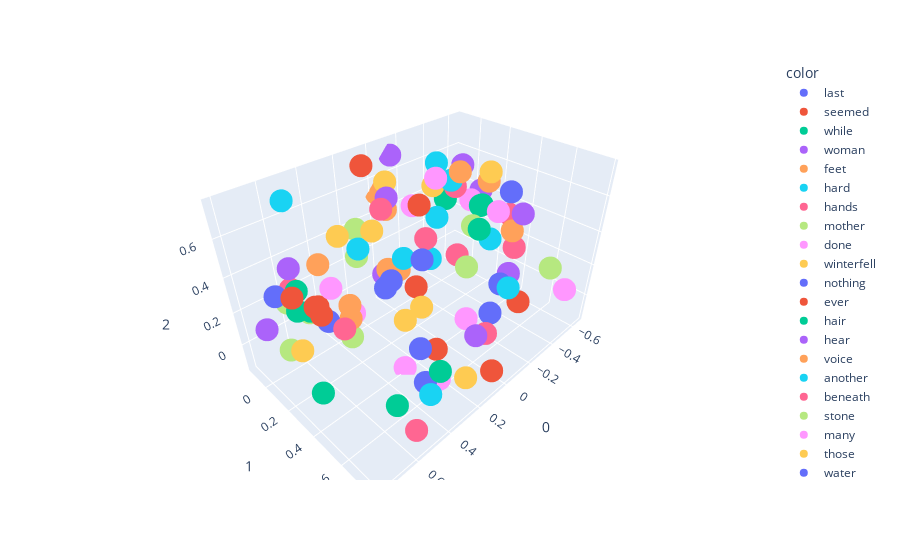

Notebook code cell kept with this figure:
### Code cell
fig = px.scatter_3d(X[200:300],x=0,y=1,z=2,color=y[200:300])#range is 200-300
fig.show()

### Figure 1 — Plotly figure (JSON) as saved in the notebook; plotly's stock layout.template omitted (floating-point values rounded to 4 significant figures)
{"data": [{"hovertemplate": "color=last<br>0=%{x}<br>1=%{y}<br>2=%{z}<extra></extra>", "legendgroup": "last", "marker": {"color": "#636efa", "symbol": "circle"}, "mode": "markers", "name": "last", "scene": "scene", "showlegend": true, "type": "scatter3d", "x": [0.1864], "y": [0.419], "z": [0.4636]}, {"hovertemplate": "color=seemed<br>0=%{x}<br>1=%{y}<br>2=%{z}<extra></extra>", "legendgroup": "seemed", "marker": {"color": "#EF553B", "symbol": "circle"}, "mode": "markers", "name": "seemed", "scene": "scene", "showlegend": true, "type": "scatter3d", "x": [0.01551], "y": [0.227], "z": [0.5974]}, {"hovertemplate": "color=while<br>0=%{x}<br>1=%{y}<br>2=%{z}<extra></extra>", "legendgroup": "while", "marker": {"color": "#00cc96", "symbol": "circle"}, "mode": "markers", "name": "while", "scene": "scene", "showlegend": true, "type": "scatter3d", "x": [-0.3879], "y": [0.2743], "z": [0.3181]}, {"hovertemplate": "color=woman<br>0=%{x}<br>1=%{y}<br>2=%{z}<extra></extra>", "legendgroup": "woman", "marker": {"color": "#ab63fa", "symbol": "circle"}, "mode": "markers", "name": "woman", "scene": "scene", "showlegend": true, "type": "scatter3d", "x": [0.2334], "y": [0.2059], "z": [0.3011]}, {"hovertemplate": "color=feet<br>0=%{x}<br>1=%{y}<br>2=%{z}<extra></extra>", "legendgroup": "feet", "marker": {"color": "#FFA15A", "symbol": "circle"}, "mode": "markers", "name": "feet", "scene": "scene", "showlegend": true, "type": "scatter3d", "x": [-0.5222], "y": [0.2137], "z": [0.5344]}, {"hovertemplate": "color=hard<br>0=%{x}<br>1=%{y}<br>2=%{z}<extra></extra>", "legendgroup": "hard", "marker": {"color": "#19d3f3", "symbol": "circle"}, "mode": "markers", "name": "hard", "scene": "scene", "showlegend": true, "type": "scatter3d", "x": [-0.3058], "y": [0.1346], "z": [0.5857]}, {"hovertemplate": "color=hands<br>0=%{x}<br>1=%{y}<br>2=%{z}<extra></extra>", "legendgroup": "hands", "marker": {"color": "#FF6692", "symbol": "circle"}, "mode": "markers", "name": "hands", "scene": "scene", "showlegend": true, "type": "scatter3d", "x": [-0.3841], "y": [0.09593], "z": [0.5098]}, {"hovertemplate": "color=mother<br>0=%{x}<br>1=%{y}<br>2=%{z}<extra></extra>", "legendgroup": "mother", "marker": {"color": "#B6E880", "symbol": "circle"}, "mode": "markers", "name": "mother", "scene": "scene", "showlegend": true, "type": "scatter3d", "x": [0.6452], "y": [0.1928], "z": [0.299]}, {"hovertemplate": "color=done<br>0=%{x}<br>1=%{y}<br>2=%{z}<extra></extra>", "legendgroup": "done", "marker": {"color": "#FF97FF", "symbol": "circle"}, "mode": "markers", "name": "done", "scene": "scene", "showlegend": true, "type": "scatter3d", "x": [0.606], "y": [0.324], "z": [0.4812]}, {"hovertemplate": "color=winterfell<br>0=%{x}<br>1=%{y}<br>2=%{z}<extra></extra>", "legendgroup": "winterfell", "marker": {"color": "#FECB52", "symbol": "circle"}, "mode": "markers", "name": "winterfell", "scene": "scene", "showlegend": true, "type": "scatter3d", "x": [0.4061], "y": [0.5411], "z": [0.3236]}, {"hovertemplate": "color=nothing<br>0=%{x}<br>1=%{y}<br>2=%{z}<extra></extra>", "legendgroup": "nothing", "marker": {"color": "#636efa", "symbol": "circle"}, "mode": "markers", "name": "nothing", "scene": "scene", "showlegend": true, "type": "scatter3d", "x": [0.3848], "y": [0.398], "z": [0.404]}, {"hovertemplate": "color=ever<br>0=%{x}<br>1=%{y}<br>2=%{z}<extra></extra>", "legendgroup": "ever", "marker": {"color": "#EF553B", "symbol": "circle"}, "mode": "markers", "name": "ever", "scene": "scene", "showlegend": true, "type": "scatter3d", "x": [0.6508], "y": [0.2977], "z": [0.3516]}, {"hovertemplate": "color=hair<br>0=%{x}<br>1=%{y}<br>2=%{z}<extra></extra>", "legendgroup": "hair", "marker": {"color": "#00cc96", "symbol": "circle"}, "mode": "markers", "name": "hair", "scene": "scene", "showlegend": true, "type": "scatter3d", "x": [-0.4347], "y": [-0.02056], "z": [0.3777]}, {"hovertemplate": "color=hear<br>0=%{x}<br>1=%{y}<br>2=%{z}<extra></extra>", "legendgroup": "hear", "marker": {"color": "#ab63fa", "symbol": "circle"}, "mode": "markers", "name": "hear", "scene": "scene", "showlegend": true, "type": "scatter3d", "x": [0.2109], "y": [0.2247], "z": [0.7043]}, {"hovertemplate": "color=voice<br>0=%{x}<br>1=%{y}<br>2=%{z}<extra></extra>", "legendgroup": "voice", "marker": {"color": "#FFA15A", "symbol": "circle"}, "mode": "markers", "name": "voice", "scene": "scene", "showlegend": true, "type": "scatter3d", "x": [-0.02343], "y": [-0.1295], "z": [0.5164]}, {"hovertemplate": "color=another<br>0=%{x}<br>1=%{y}<br>2=%{z}<extra></extra>", "legendgroup": "another", "marker": {"color": "#19d3f3", "symbol": "circle"}, "mode": "markers", "name": "another", "scene": "scene", "showlegend": true, "type": "scatter3d", "x": [0.01261], "y": [0.2993], "z": [0.3302]}, {"hovertemplate": "color=beneath<br>0=%{x}<br>1=%{y}<br>2=%{z}<extra></extra>", "legendgroup": "beneath", "marker": {"color": "#FF6692", "symbol": "circle"}, "mode": "markers", "name": "beneath", "scene": "scene", "showlegend": true, "type": "scatter3d", "x": [-0.6454], "y": [0.2832], "z": [0.3118]}, {"hovertemplate": "color=stone<br>0=%{x}<br>1=%{y}<br>2=%{z}<extra></extra>", "legendgroup": "stone", "marker": {"color": "#B6E880", "symbol": "circle"}, "mode": "markers", "name": "stone", "scene": "scene", "showlegend": true, "type": "scatter3d", "x": [-0.6286], "y": [0.5996], "z": [0.1052]}, {"hovertemplate": "color=many<br>0=%{x}<br>1=%{y}<br>2=%{z}<extra></extra>", "legendgroup": "many", "marker": {"color": "#FF97FF", "symbol": "circle"}, "mode": "markers", "name": "many", "scene": "scene", "showlegend": true, "type": "scatter3d", "x": [0.3092], "y": [0.6517], "z": [-0.02029]}, {"hovertemplate": "color=those<br>0=%{x}<br>1=%{y}<br>2=%{z}<extra></extra>", "legendgroup": "those", "marker": {"color": "#FECB52", "symbol": "circle"}, "mode": "markers", "name": "those", "scene": "scene", "showlegend": true, "type": "scatter3d", "x": [0.2411], "y": [0.7486], "z": [0.01151]}, {"hovertemplate": "color=water<br>0=%{x}<br>1=%{y}<br>2=%{z}<extra></extra>", "legendgroup": "water", "marker": {"color": "#636efa", "symbol": "circle"}, "mode": "markers", "name": "water", "scene": "scene", "showlegend": true, "type": "scatter3d", "x": [-0.6066], "y": [0.3051], "z": [0.4739]}, {"hovertemplate": "color=high<br>0=%{x}<br>1=%{y}<br>2=%{z}<extra></extra>", "legendgroup": "high", "marker": {"color": "#EF553B", "symbol": "circle"}, "mode": "markers", "name": "high", "scene": "scene", "showlegend": true, "type": "scatter3d", "x": [-0.4194], "y": [0.5542], "z": [-0.0398]}, {"hovertemplate": "color=between<br>0=%{x}<br>1=%{y}<br>2=%{z}<extra></extra>", "legendgroup": "between", "marker": {"color": "#00cc96", "symbol": "circle"}, "mode": "markers", "name": "between", "scene": "scene", "showlegend": true, "type": "scatter3d", "x": [-0.5131], "y": [0.1729], "z": [0.3762]}, {"hovertemplate": "color=under<br>0=%{x}<br>1=%{y}<br>2=%{z}<extra></extra>", "legendgroup": "under", "marker": {"color": "#ab63fa", "symbol": "circle"}, "mode": "markers", "name": "under", "scene": "scene", "showlegend": true, "type": "scatter3d", "x": [-0.6273], "y": [0.07985], "z": [0.3987]}, {"hovertemplate": "color=until<br>0=%{x}<br>1=%{y}<br>2=%{z}<extra></extra>", "legendgroup": "until", "marker": {"color": "#FFA15A", "symbol": "circle"}, "mode": "markers", "name": "until", "scene": "scene", "showlegend": true, "type": "scatter3d", "x": [-0.2373], "y": [0.253], "z": [0.6918]}, {"hovertemplate": "color=snow<br>0=%{x}<br>1=%{y}<br>2=%{z}<extra></extra>", "legendgroup": "snow", "marker": {"color": "#19d3f3", "symbol": "circle"}, "mode": "markers", "name": "snow", "scene": "scene", "showlegend": true, "type": "scatter3d", "x": [-0.1148], "y": [0.219], "z": [0.4778]}, {"hovertemplate": "color=gone<br>0=%{x}<br>1=%{y}<br>2=%{z}<extra></extra>", "legendgroup": "gone", "marker": {"color": "#FF6692", "symbol": "circle"}, "mode": "markers", "name": "gone", "scene": "scene", "showlegend": true, "type": "scatter3d", "x": [0.05266], "y": [0.3079], "z": [0.4661]}, {"hovertemplate": "color=stood<br>0=%{x}<br>1=%{y}<br>2=%{z}<extra></extra>", "legendgroup": "stood", "marker": {"color": "#B6E880", "symbol": "circle"}, "mode": "markers", "name": "stood", "scene": "scene", "showlegend": true, "type": "scatter3d", "x": [-0.4064], "y": [0.2119], "z": [0.3067]}, {"hovertemplate": "color=wine<br>0=%{x}<br>1=%{y}<br>2=%{z}<extra></extra>", "legendgroup": "wine", "marker": {"color": "#FF97FF", "symbol": "circle"}, "mode": "markers", "name": "wine", "scene": "scene", "showlegend": true, "type": "scatter3d", "x": [-0.2096], "y": [-0.05902], "z": [0.4019]}, {"hovertemplate": "color=find<br>0=%{x}<br>1=%{y}<br>2=%{z}<extra></extra>", "legendgroup": "find", "marker": {"color": "#FECB52", "symbol": "circle"}, "mode": "markers", "name": "find", "scene": "scene", "showlegend": true, "type": "scatter3d", "x": [0.5189], "y": [0.2815], "z": [0.6684]}, {"hovertemplate": "color=small<br>0=%{x}<br>1=%{y}<br>2=%{z}<extra></extra>", "legendgroup": "small", "marker": {"color": "#636efa", "symbol": "circle"}, "mode": "markers", "name": "small", "scene": "scene", "showlegend": true, "type": "scatter3d", "x": [-0.2827], "y": [0.4721], "z": [-0.08821]}, {"hovertemplate": "color=put<br>0=%{x}<br>1=%{y}<br>2=%{z}<extra></extra>", "legendgroup": "put", "marker": {"color": "#EF553B", "symbol": "circle"}, "mode": "markers", "name": "put", "scene": "scene", "showlegend": true, "type": "scatter3d", "x": [0.1448], "y": [-0.02256], "z": [0.756]}, {"hovertemplate": "color=sister<br>0=%{x}<br>1=%{y}<br>2=%{z}<extra></extra>", "legendgroup": "sister", "marker": {"color": "#00cc96", "symbol": "circle"}, "mode": "markers", "name": "sister", "scene": "scene", "showlegend": true, "type": "scatter3d", "x": [0.645], "y": [0.1067], "z": [0.3689]}, {"hovertemplate": "color=give<br>0=%{x}<br>1=%{y}<br>2=%{z}<extra></extra>", "legendgroup": "give", "marker": {"color": "#ab63fa", "symbol": "circle"}, "mode": "markers", "name": "give", "scene": "scene", "showlegend": true, "type": "scatter3d", "x": [0.6697], "y": [0.1223], "z": [0.509]}, {"hovertemplate": "color=dark<br>0=%{x}<br>1=%{y}<br>2=%{z}<extra></extra>", "legendgroup": "dark", "marker": {"color": "#FFA15A", "symbol": "circle"}, "mode": "markers", "name": "dark", "scene": "scene", "showlegend": true, "type": "scatter3d", "x": [-0.5643], "y": [0.3674], "z": [0.2728]}, {"hovertemplate": "color=grey<br>0=%{x}<br>1=%{y}<br>2=%{z}<extra></extra>", "legendgroup": "grey", "marker": {"color": "#19d3f3", "symbol": "circle"}, "mode": "markers", "name": "grey", "scene": "scene", "showlegend": true, "type": "scatter3d", "x": [-0.5835], "y": [0.2065], "z": [0.1421]}, {"hovertemplate": "color=cersei<br>0=%{x}<br>1=%{y}<br>2=%{z}<extra></extra>", "legendgroup": "cersei", "marker": {"color": "#FF6692", "symbol": "circle"}, "mode": "markers", "name": "cersei", "scene": "scene", "showlegend": true, "type": "scatter3d", "x": [0.5753], "y": [-0.08351], "z": [0.24]}, {"hovertemplate": "color=end<br>0=%{x}<br>1=%{y}<br>2=%{z}<extra></extra>", "legendgroup": "end", "marker": {"color": "#B6E880", "symbol": "circle"}, "mode": "markers", "name": "end", "scene": "scene", "showlegend": true, "type": "scatter3d", "x": [0.0648], "y": [0.5727], "z": [0.4415]}, {"hovertemplate": "color=right<br>0=%{x}<br>1=%{y}<br>2=%{z}<extra></extra>", "legendgroup": "right", "marker": {"color": "#FF97FF", "symbol": "circle"}, "mode": "markers", "name": "right", "scene": "scene", "showlegend": true, "type": "scatter3d", "x": [-0.123], "y": [0.199], "z": [0.6785]}, {"hovertemplate": "color=place<br>0=%{x}<br>1=%{y}<br>2=%{z}<extra></extra>", "legendgroup": "place", "marker": {"color": "#FECB52", "symbol": "circle"}, "mode": "markers", "name": "place", "scene": "scene", "showlegend": true, "type": "scatter3d", "x": [0.3561], "y": [0.5874], "z": [0.3919]}, {"hovertemplate": "color=watch<br>0=%{x}<br>1=%{y}<br>2=%{z}<extra></extra>", "legendgroup": "watch", "marker": {"color": "#636efa", "symbol": "circle"}, "mode": "markers", "name": "watch", "scene": "scene", "showlegend": true, "type": "scatter3d", "x": [0.3976], "y": [0.6214], "z": [0.2103]}, {"hovertemplate": "color=name<br>0=%{x}<br>1=%{y}<br>2=%{z}<extra></extra>", "legendgroup": "name", "marker": {"color": "#EF553B", "symbol": "circle"}, "mode": "markers", "name": "name", "scene": "scene", "showlegend": true, "type": "scatter3d", "x": [0.6747], "y": [0.2982], "z": [0.4092]}, {"hovertemplate": "color=grace<br>0=%{x}<br>1=%{y}<br>2=%{z}<extra></extra>", "legendgroup": "grace", "marker": {"color": "#00cc96", "symbol": "circle"}, "mode": "markers", "name": "grace", "scene": "scene", "showlegend": true, "type": "scatter3d", "x": [0.6815], "y": [0.1565], "z": [0.3078]}, {"hovertemplate": "color=fingers<br>0=%{x}<br>1=%{y}<br>2=%{z}<extra></extra>", "legendgroup": "fingers", "marker": {"color": "#ab63fa", "symbol": "circle"}, "mode": "markers", "name": "fingers", "scene": "scene", "showlegend": true, "type": "scatter3d", "x": [-0.5869], "y": [-0.03184], "z": [0.533]}, {"hovertemplate": "color=sam<br>0=%{x}<br>1=%{y}<br>2=%{z}<extra></extra>", "legendgroup": "sam", "marker": {"color": "#FFA15A", "symbol": "circle"}, "mode": "markers", "name": "sam", "scene": "scene", "showlegend": true, "type": "scatter3d", "x": [0.03179], "y": [0.001363], "z": [0.4941]}, {"hovertemplate": "color=seen<br>0=%{x}<br>1=%{y}<br>2=%{z}<extra></extra>", "legendgroup": "seen", "marker": {"color": "#19d3f3", "symbol": "circle"}, "mode": "markers", "name": "seen", "scene": "scene", "showlegend": true, "type": "scatter3d", "x": [0.2189], "y": [0.3331], "z": [0.4459]}, {"hovertemplate": "color=get<br>0=%{x}<br>1=%{y}<br>2=%{z}<extra></extra>", "legendgroup": "get", "marker": {"color": "#FF6692", "symbol": "circle"}, "mode": "markers", "name": "get", "scene": "scene", "showlegend": true, "type": "scatter3d", "x": [0.3147], "y": [0.3103], "z": [0.7218]}, {"hovertemplate": "color=beside<br>0=%{x}<br>1=%{y}<br>2=%{z}<extra></extra>", "legendgroup": "beside", "marker": {"color": "#B6E880", "symbol": "circle"}, "mode": "markers", "name": "beside", "scene": "scene", "showlegend": true, "type": "scatter3d", "x": [-0.3819], "y": [-0.02594], "z": [0.5169]}, {"hovertemplate": "color=cloak<br>0=%{x}<br>1=%{y}<br>2=%{z}<extra></extra>", "legendgroup": "cloak", "marker": {"color": "#FF97FF", "symbol": "circle"}, "mode": "markers", "name": "cloak", "scene": "scene", "showlegend": true, "type": "scatter3d", "x": [-0.5615], "y": [0.06249], "z": [0.354]}, {"hovertemplate": "color=door<br>0=%{x}<br>1=%{y}<br>2=%{z}<extra></extra>", "legendgroup": "door", "marker": {"color": "#FECB52", "symbol": "circle"}, "mode": "markers", "name": "door", "scene": "scene", "showlegend": true, "type": "scatter3d", "x": [-0.5337], "y": [0.2132], "z": [0.5842]}, {"hovertemplate": "color=years<br>0=%{x}<br>1=%{y}<br>2=%{z}<extra></extra>", "legendgroup": "years", "marker": {"color": "#636efa", "symbol": "circle"}, "mode": "markers", "name": "years", "scene": "scene", "showlegend": true, "type": "scatter3d", "x": [0.3798], "y": [0.6331], "z": [-0.0009279]}, {"hovertemplate": "color=always<br>0=%{x}<br>1=%{y}<br>2=%{z}<extra></extra>", "legendgroup": "always", "marker": {"color": "#EF553B", "symbol": "circle"}, "mode": "markers", "name": "always", "scene": "scene", "showlegend": true, "type": "scatter3d", "x": [0.6192], "y": [0.2243], "z": [0.3358]}, {"hovertemplate": "color=cold<br>0=%{x}<br>1=%{y}<br>2=%{z}<extra></extra>", "legendgroup": "cold", "marker": {"color": "#00cc96", "symbol": "circle"}, "mode": "markers", "name": "cold", "scene": "scene", "showlegend": true, "type": "scatter3d", "x": [-0.3923], "y": [0.2787], "z": [0.4657]}, {"hovertemplate": "color=yes<br>0=%{x}<br>1=%{y}<br>2=%{z}<extra></extra>", "legendgroup": "yes", "marker": {"color": "#ab63fa", "symbol": "circle"}, "mode": "markers", "name": "yes", "scene": "scene", "showlegend": true, "type": "scatter3d", "x": [0.7829], "y": [0.03788], "z": [0.1904]}, {"hovertemplate": "color=better<br>0=%{x}<br>1=%{y}<br>2=%{z}<extra></extra>", "legendgroup": "better", "marker": {"color": "#FFA15A", "symbol": "circle"}, "mode": "markers", "name": "better", "scene": "scene", "showlegend": true, "type": "scatter3d", "x": [0.5458], "y": [0.3534], "z": [0.3031]}, {"hovertemplate": "color=mouth<br>0=%{x}<br>1=%{y}<br>2=%{z}<extra></extra>", "legendgroup": "mouth", "marker": {"color": "#19d3f3", "symbol": "circle"}, "mode": "markers", "name": "mouth", "scene": "scene", "showlegend": true, "type": "scatter3d", "x": [-0.4074], "y": [-0.06871], "z": [0.5883]}, {"hovertemplate": "color=these<br>0=%{x}<br>1=%{y}<br>2=%{z}<extra></extra>", "legendgroup": "these", "marker": {"color": "#FF6692", "symbol": "circle"}, "mode": "markers", "name": "these", "scene": "scene", "showlegend": true, "type": "scatter3d", "x": [0.5553], "y": [0.7564], "z": [-0.05971]}, {"hovertemplate": "color=theon<br>0=%{x}<br>1=%{y}<br>2=%{z}<extra></extra>", "legendgroup": "theon", "marker": {"color": "#B6E880", "symbol": "circle"}, "mode": "markers", "name": "theon", "scene": "scene", "showlegend": true, "type": "scatter3d", "x": [0.2235], "y": [-0.01368], "z": [0.2945]}, {"hovertemplate": "color=walls<br>0=%{x}<br>1=%{y}<br>2=%{z}<extra></extra>", "legendgroup": "walls", "marker": {"color": "#FF97FF", "symbol": "circle"}, "mode": "markers", "name": "walls", "scene": "scene", "showlegend": true, "type": "scatter3d", "x": [-0.4694], "y": [0.7847], "z": [0.1419]}, {"hovertemplate": "color=perhaps<br>0=%{x}<br>1=%{y}<br>2=%{z}<extra></extra>", "legendgroup": "perhaps", "marker": {"color": "#FECB52", "symbol": "circle"}, "mode": "markers", "name": "perhaps", "scene": "scene", "showlegend": true, "type": "scatter3d", "x": [0.7927], "y": [0.3571], "z": [0.2882]}, {"hovertemplate": "color=shall<br>0=%{x}<br>1=%{y}<br>2=%{z}<extra></extra>", "legendgroup": "shall", "marker": {"color": "#636efa", "symbol": "circle"}, "mode": "markers", "name": "shall", "scene": "scene", "showlegend": true, "type": "scatter3d", "x": [0.6182], "y": [0.2919], "z": [0.2943]}, {"hovertemplate": "color=hundred<br>0=%{x}<br>1=%{y}<br>2=%{z}<extra></extra>", "legendgroup": "hundred", "marker": {"color": "#EF553B", "symbol": "circle"}, "mode": "markers", "name": "hundred", "scene": "scene", "showlegend": true, "type": "scatter3d", "x": [0.0459], "y": [0.749], "z": [-0.08923]}, {"hovertemplate": "color=may<br>0=%{x}<br>1=%{y}<br>2=%{z}<extra></extra>", "legendgroup": "may", "marker": {"color": "#00cc96", "symbol": "circle"}, "mode": "markers", "name": "may", "scene": "scene", "showlegend": true, "type": "scatter3d", "x": [0.6659], "y": [0.2396], "z": [0.3478]}, {"hovertemplate": "color=felt<br>0=%{x}<br>1=%{y}<br>2=%{z}<extra></extra>", "legendgroup": "felt", "marker": {"color": "#ab63fa", "symbol": "circle"}, "mode": "markers", "name": "felt", "scene": "scene", "showlegend": true, "type": "scatter3d", "x": [-0.1264], "y": [-0.1312], "z": [0.6964]}, {"hovertemplate": "color=davos<br>0=%{x}<br>1=%{y}<br>2=%{z}<extra></extra>", "legendgroup": "davos", "marker": {"color": "#FFA15A", "symbol": "circle"}, "mode": "markers", "name": "davos", "scene": "scene", "showlegend": true, "type": "scatter3d", "x": [0.08533], "y": [0.1499], "z": [0.2256]}, {"hovertemplate": "color=wanted<br>0=%{x}<br>1=%{y}<br>2=%{z}<extra></extra>", "legendgroup": "wanted", "marker": {"color": "#19d3f3", "symbol": "circle"}, "mode": "markers", "name": "wanted", "scene": "scene", "showlegend": true, "type": "scatter3d", "x": [0.5703], "y": [-0.02464], "z": [0.7309]}, {"hovertemplate": "color=few<br>0=%{x}<br>1=%{y}<br>2=%{z}<extra></extra>", "legendgroup": "few", "marker": {"color": "#FF6692", "symbol": "circle"}, "mode": "markers", "name": "few", "scene": "scene", "showlegend": true, "type": "scatter3d", "x": [0.03551], "y": [0.6852], "z": [0.1036]}, {"hovertemplate": "color=sent<br>0=%{x}<br>1=%{y}<br>2=%{z}<extra></extra>", "legendgroup": "sent", "marker": {"color": "#B6E880", "symbol": "circle"}, "mode": "markers", "name": "sent", "scene": "scene", "showlegend": true, "type": "scatter3d", "x": [0.2919], "y": [0.09172], "z": [0.5259]}, {"hovertemplate": "color=others<br>0=%{x}<br>1=%{y}<br>2=%{z}<extra></extra>", "legendgroup": "others", "marker": {"color": "#FF97FF", "symbol": "circle"}, "mode": "markers", "name": "others", "scene": "scene", "showlegend": true, "type": "scatter3d", "x": [0.1019], "y": [0.6177], "z": [0.1937]}, {"hovertemplate": "color=prince<br>0=%{x}<br>1=%{y}<br>2=%{z}<extra></extra>", "legendgroup": "prince", "marker": {"color": "#FECB52", "symbol": "circle"}, "mode": "markers", "name": "prince", "scene": "scene", "showlegend": true, "type": "scatter3d", "x": [0.5389], "y": [0.04012], "z": [0.1628]}, {"hovertemplate": "color=same<br>0=%{x}<br>1=%{y}<br>2=%{z}<extra></extra>", "legendgroup": "same", "marker": {"color": "#636efa", "symbol": "circle"}, "mode": "markers", "name": "same", "scene": "scene", "showlegend": true, "type": "scatter3d", "x": [0.3362], "y": [0.3798], "z": [0.4072]}, {"hovertemplate": "color=brothers<br>0=%{x}<br>1=%{y}<br>2=%{z}<extra></extra>", "legendgroup": "brothers", "marker": {"color": "#EF553B", "symbol": "circle"}, "mode": "markers", "name": "brothers", "scene": "scene", "showlegend": true, "type": "scatter3d", "x": [0.3182], "y": [0.6377], "z": [0.1637]}, {"hovertemplate": "color=most<br>0=%{x}<br>1=%{y}<br>2=%{z}<extra></extra>", "legendgroup": "most", "marker": {"color": "#00cc96", "symbol": "circle"}, "mode": "markers", "name": "most", "scene": "scene", "showlegend": true, "type": "scatter3d", "x": [0.5291], "y": [0.6091], "z": [-0.05057]}, {"hovertemplate": "color=green<br>0=%{x}<br>1=%{y}<br>2=%{z}<extra></extra>", "legendgroup": "green", "marker": {"color": "#ab63fa", "symbol": "circle"}, "mode": "markers", "name": "green", "scene": "scene", "showlegend": true, "type": "scatter3d", "x": [-0.5642], "y": [0.3739], "z": [-0.01278]}, {"hovertemplate": "color=very<br>0=%{x}<br>1=%{y}<br>2=%{z}<extra></extra>", "legendgroup": "very", "marker": {"color": "#FFA15A", "symbol": "circle"}, "mode": "markers", "name": "very", "scene": "scene", "showlegend": true, "type": "scatter3d", "x": [0.4719], "y": [0.2467], "z": [0.2714]}, {"hovertemplate": "color=words<br>0=%{x}<br>1=%{y}<br>2=%{z}<extra></extra>", "legendgroup": "words", "marker": {"color": "#19d3f3", "symbol": "circle"}, "mode": "markers", "name": "words", "scene": "scene", "showlegend": true, "type": "scatter3d", "x": [0.3622], "y": [0.1947], "z": [0.4979]}, {"hovertemplate": "color=ve<br>0=%{x}<br>1=%{y}<br>2=%{z}<extra></extra>", "legendgroup": "ve", "marker": {"color": "#FF6692", "symbol": "circle"}, "mode": "markers", "name": "ve", "scene": "scene", "showlegend": true, "type": "scatter3d", "x": [0.6139], "y": [0.4005], "z": [0.3182]}, {"hovertemplate": "color=renly<br>0=%{x}<br>1=%{y}<br>2=%{z}<extra></extra>", "legendgroup": "renly", "marker": {"color": "#B6E880", "symbol": "circle"}, "mode": "markers", "name": "renly", "scene": "scene", "showlegend": true, "type": "scatter3d", "x": [0.4663], "y": [0.2313], "z": [0.0674]}, {"hovertemplate": "color=tywin<br>0=%{x}<br>1=%{y}<br>2=%{z}<extra></extra>", "legendgroup": "tywin", "marker": {"color": "#FF97FF", "symbol": "circle"}, "mode": "markers", "name": "tywin", "scene": "scene", "showlegend": true, "type": "scatter3d", "x": [0.3552], "y": [0.1072], "z": [0.07311]}, {"hovertemplate": "color=almost<br>0=%{x}<br>1=%{y}<br>2=%{z}<extra></extra>", "legendgroup": "almost", "marker": {"color": "#FECB52", "symbol": "circle"}, "mode": "markers", "name": "almost", "scene": "scene", "showlegend": true, "type": "scatter3d", "x": [-0.2556], "y": [0.05265], "z": [0.5438]}, {"hovertemplate": "color=iron<br>0=%{x}<br>1=%{y}<br>2=%{z}<extra></extra>", "legendgroup": "iron", "marker": {"color": "#636efa", "symbol": "circle"}, "mode": "markers", "name": "iron", "scene": "scene", "showlegend": true, "type": "scatter3d", "x": [-0.3726], "y": [0.4549], "z": [0.05468]}, {"hovertemplate": "color=won<br>0=%{x}<br>1=%{y}<br>2=%{z}<extra></extra>", "legendgroup": "won", "marker": {"color": "#EF553B", "symbol": "circle"}, "mode": "markers", "name": "won", "scene": "scene", "showlegend": true, "type": "scatter3d", "x": [0.7159], "y": [0.1977], "z": [0.4223]}, {"hovertemplate": "color=battle<br>0=%{x}<br>1=%{y}<br>2=%{z}<extra></extra>", "legendgroup": "battle", "marker": {"color": "#00cc96", "symbol": "circle"}, "mode": "markers", "name": "battle", "scene": "scene", "showlegend": true, "type": "scatter3d", "x": [0.3813], "y": [0.7233], "z": [0.1375]}, {"hovertemplate": "color=north<br>0=%{x}<br>1=%{y}<br>2=%{z}<extra></extra>", "legendgroup": "north", "marker": {"color": "#ab63fa", "symbol": "circle"}, "mode": "markers", "name": "north", "scene": "scene", "showlegend": true, "type": "scatter3d", "x": [0.1798], "y": [0.7399], "z": [0.219]}, {"hovertemplate": "color=leave<br>0=%{x}<br>1=%{y}<br>2=%{z}<extra></extra>", "legendgroup": "leave", "marker": {"color": "#FFA15A", "symbol": "circle"}, "mode": "markers", "name": "leave", "scene": "scene", "showlegend": true, "type": "scatter3d", "x": [0.6101], "y": [0.2582], "z": [0.5663]}, {"hovertemplate": "color=each<br>0=%{x}<br>1=%{y}<br>2=%{z}<extra></extra>", "legendgroup": "each", "marker": {"color": "#19d3f3", "symbol": "circle"}, "mode": "markers", "name": "each", "scene": "scene", "showlegend": true, "type": "scatter3d", "x": [-0.2742], "y": [0.5757], "z": [0.1454]}, {"hovertemplate": "color=steel<br>0=%{x}<br>1=%{y}<br>2=%{z}<extra></extra>", "legendgroup": "steel", "marker": {"color": "#FF6692", "symbol": "circle"}, "mode": "markers", "name": "steel", "scene": "scene", "showlegend": true, "type": "scatter3d", "x": [-0.6303], "y": [0.3492], "z": [0.1258]}, {"hovertemplate": "color=true<br>0=%{x}<br>1=%{y}<br>2=%{z}<extra></extra>", "legendgroup": "true", "marker": {"color": "#B6E880", "symbol": "circle"}, "mode": "markers", "name": "true", "scene": "scene", "showlegend": true, "type": "scatter3d", "x": [0.7793], "y": [0.2278], "z": [0.1941]}, {"hovertemplate": "color=side<br>0=%{x}<br>1=%{y}<br>2=%{z}<extra></extra>", "legendgroup": "side", "marker": {"color": "#FF97FF", "symbol": "circle"}, "mode": "markers", "name": "side", "scene": "scene", "showlegend": true, "type": "scatter3d", "x": [-0.3954], "y": [0.3835], "z": [0.4648]}, {"hovertemplate": "color=something<br>0=%{x}<br>1=%{y}<br>2=%{z}<extra></extra>", "legendgroup": "something", "marker": {"color": "#FECB52", "symbol": "circle"}, "mode": "markers", "name": "something", "scene": "scene", "showlegend": true, "type": "scatter3d", "x": [0.2898], "y": [0.2091], "z": [0.5656]}, {"hovertemplate": "color=does<br>0=%{x}<br>1=%{y}<br>2=%{z}<extra></extra>", "legendgroup": "does", "marker": {"color": "#636efa", "symbol": "circle"}, "mode": "markers", "name": "does", "scene": "scene", "showlegend": true, "type": "scatter3d", "x": [0.7303], "y": [0.07528], "z": [0.3691]}, {"hovertemplate": "color=bear<br>0=%{x}<br>1=%{y}<br>2=%{z}<extra></extra>", "legendgroup": "bear", "marker": {"color": "#EF553B", "symbol": "circle"}, "mode": "markers", "name": "bear", "scene": "scene", "showlegend": true, "type": "scatter3d", "x": [0.1925], "y": [0.3851], "z": [0.3003]}, {"hovertemplate": "color=such<br>0=%{x}<br>1=%{y}<br>2=%{z}<extra></extra>", "legendgroup": "such", "marker": {"color": "#00cc96", "symbol": "circle"}, "mode": "markers", "name": "such", "scene": "scene", "showlegend": true, "type": "scatter3d", "x": [0.7448], "y": [0.3757], "z": [0.01646]}, {"hovertemplate": "color=wind<br>0=%{x}<br>1=%{y}<br>2=%{z}<extra></extra>", "legendgroup": "wind", "marker": {"color": "#ab63fa", "symbol": "circle"}, "mode": "markers", "name": "wind", "scene": "scene", "showlegend": true, "type": "scatter3d", "x": [-0.6223], "y": [0.3869], "z": [0.3641]}, {"hovertemplate": "color=lost<br>0=%{x}<br>1=%{y}<br>2=%{z}<extra></extra>", "legendgroup": "lost", "marker": {"color": "#FFA15A", "symbol": "circle"}, "mode": "markers", "name": "lost", "scene": "scene", "showlegend": true, "type": "scatter3d", "x": [0.2668], "y": [0.2785], "z": [0.3829]}, {"hovertemplate": "color=children<br>0=%{x}<br>1=%{y}<br>2=%{z}<extra></extra>", "legendgroup": "children", "marker": {"color": "#19d3f3", "symbol": "circle"}, "mode": "markers", "name": "children", "scene": "scene", "showlegend": true, "type": "scatter3d", "x": [0.4319], "y": [0.7171], "z": [0.03008]}, {"hovertemplate": "color=far<br>0=%{x}<br>1=%{y}<br>2=%{z}<extra></extra>", "legendgroup": "far", "marker": {"color": "#FF6692", "symbol": "circle"}, "mode": "markers", "name": "far", "scene": "scene", "showlegend": true, "type": "scatter3d", "x": [-0.006455], "y": [0.4543], "z": [0.4165]}, {"hovertemplate": "color=sweet<br>0=%{x}<br>1=%{y}<br>2=%{z}<extra></extra>", "legendgroup": "sweet", "marker": {"color": "#B6E880", "symbol": "circle"}, "mode": "markers", "name": "sweet", "scene": "scene", "showlegend": true, "type": "scatter3d", "x": [0.6342], "y": [-0.02285], "z": [0.2231]}, {"hovertemplate": "color=house<br>0=%{x}<br>1=%{y}<br>2=%{z}<extra></extra>", "legendgroup": "house", "marker": {"color": "#FF97FF", "symbol": "circle"}, "mode": "markers", "name": "house", "scene": "scene", "showlegend": true, "type": "scatter3d", "x": [0.289], "y": [0.3993], "z": [-0.1457]}, {"hovertemplate": "color=moment<br>0=%{x}<br>1=%{y}<br>2=%{z}<extra></extra>", "legendgroup": "moment", "marker": {"color": "#FECB52", "symbol": "circle"}, "mode": "markers", "name": "moment", "scene": "scene", "showlegend": true, "type": "scatter3d", "x": [0.04208], "y": [0.01873], "z": [0.6542]}], "layout": {"legend": {"title": {"text": "color"}, "tracegroupgap": 0}, "margin": {"t": 60}, "scene": {"domain": {"x": [0, 1], "y": [0, 1]}, "xaxis": {"title": {"text": "0"}}, "yaxis": {"title": {"text": "1"}}, "zaxis": {"title": {"text": "2"}}}}}
